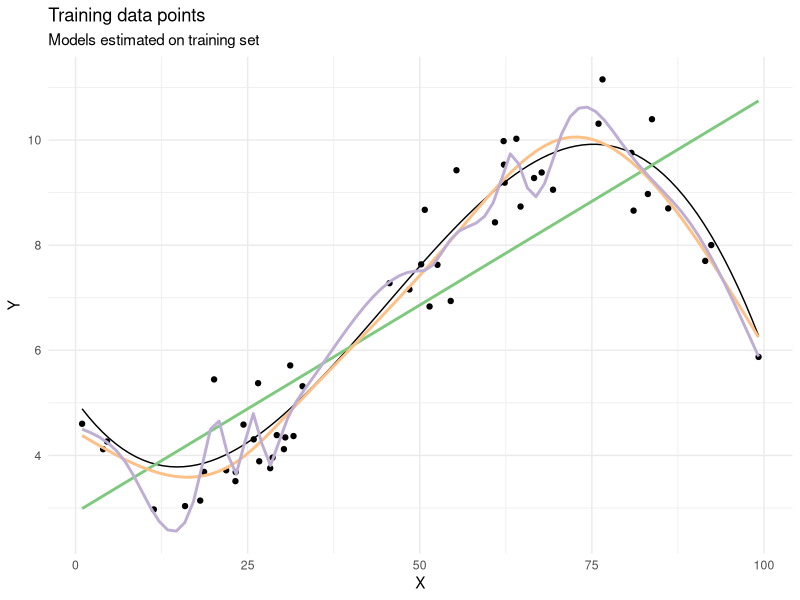
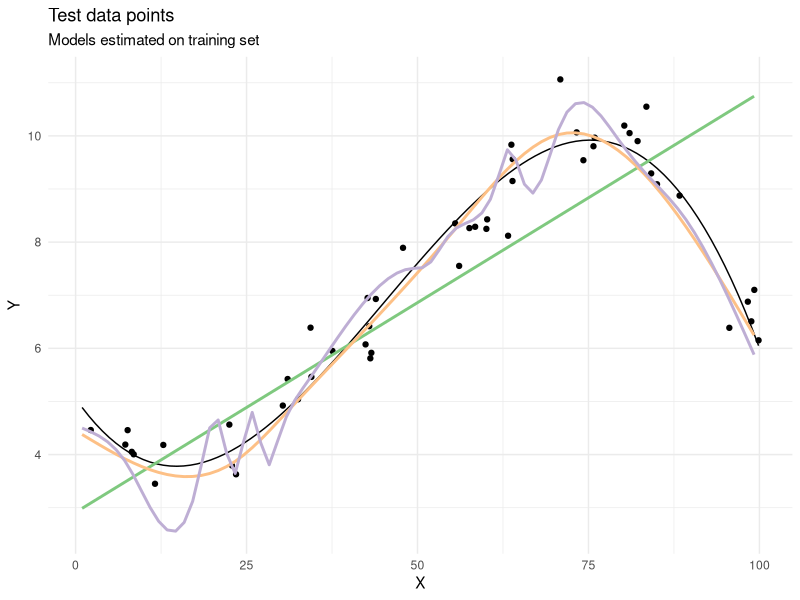
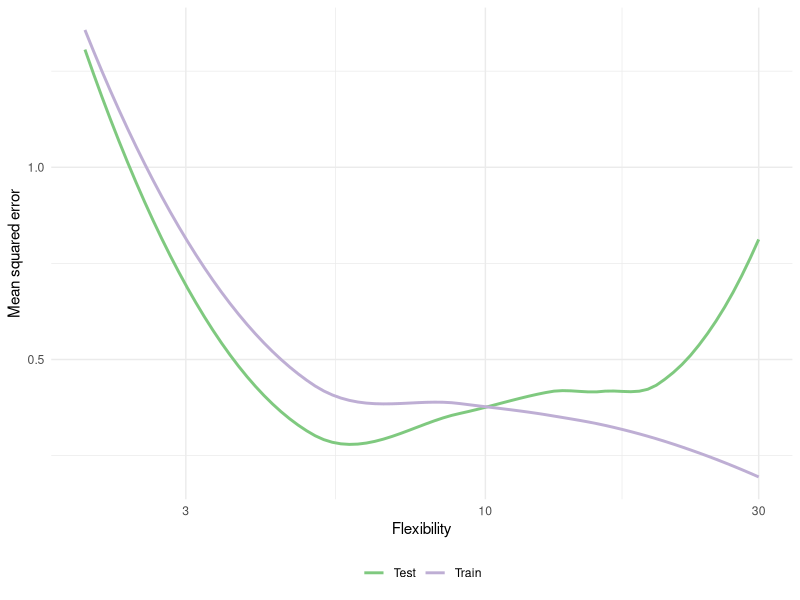

Recreate these plots in R, in order.
## ---- chunk 1

library(tidyverse)
library(broom)

set.seed(1234)
theme_set(theme_minimal())



## ---- chunk 2

# simulate data from ISL figure 2.9
sim_mse <- tibble(
  x = runif(n = 50, min = 0, max = 100),
  y = 5.055901 - 0.1848551*x + 0.00748706*x^2 - 0.00005543478*x^3 + rnorm(50, sd = 0.6)
)

# model fit
ggplot(sim_mse, aes(x, y)) +
  geom_point() +
  stat_function(fun = function(x) 5.055901 - 0.1848551*x + 0.00748706*x^2 - 0.00005543478*x^3) +
  geom_smooth(aes(color = "lm"), method = lm, se = FALSE) +
  geom_smooth(aes(color = "spline-low"), method = lm,
              formula = y ~ splines::ns(x, 5), se = FALSE) +
  geom_smooth(aes(color = "spline-high"), method = lm,
              formula = y ~ splines::ns(x, 20), se = FALSE) +
  scale_color_brewer(type = "qual") +
  labs(title = "Training data points",
       subtitle = "Models estimated on training set",
       x = expression(X),
       y = expression(Y)) +
  theme(legend.position = "none")






sim_mse_test <- tibble(
  x = runif(n = 50, min = 0, max = 100),
  y = 5.055901 - 0.1848551 * x + 0.00748706 * x^2 - 0.00005543478 * x^3 + rnorm(50, sd = 0.6)
)

# model fit
ggplot(sim_mse, aes(x, y)) +
  geom_point(data = sim_mse_test) +
  stat_function(fun = function(x) 5.055901 - 0.1848551*x + 0.00748706*x^2 - 0.00005543478*x^3) +
  geom_smooth(aes(color = "lm"), method = lm, se = FALSE) +
  geom_smooth(aes(color = "spline-low"), method = lm,
              formula = y ~ splines::ns(x, 5), se = FALSE) +
  geom_smooth(aes(color = "spline-high"), method = lm,
              formula = y ~ splines::ns(x, 20), se = FALSE) +
  scale_color_brewer(type = "qual") +
  labs(title = "Test data points",
       subtitle = "Models estimated on training set",
       x = expression(X),
       y = expression(Y)) +
  theme(legend.position = "none")








sim_mse_test <- tibble(
  x = runif(n = 1e04, min = 0, max = 100),
  y = 5.055901 - 0.1848551*x + 0.00748706*x^2 - 0.00005543478*x^3 + rnorm(1e04, sd = 0.5)
)

# train vs. test MSE
train_test_mse <- tibble(df = 2:30) %>%
  mutate(model = map(df, ~ lm(y ~ splines::ns(x, .x), data = sim_mse)),
         pred = map(model, augment),
         mse_train = map_dbl(pred, ~ mean(.$.resid^2)),
         pred_test = map(model, augment, newdata = sim_mse_test),
         mse_test = map_dbl(pred_test, ~ mean((.$y - .$.fitted)^2))) %>%
  gather(mse, value, mse_train, mse_test) %>%
  mutate(mse = str_remove(mse, "mse_"),
         mse = str_to_title(mse))

train_test_mse %>%
  ggplot(aes(df, value, color = mse)) +
  geom_smooth(se = FALSE) +
  scale_color_brewer(type = "qual") +
  scale_x_log10() +
  labs(x = "Flexibility",
       y = "Mean squared error",
       color = NULL) +
  theme(legend.position = "bottom")
